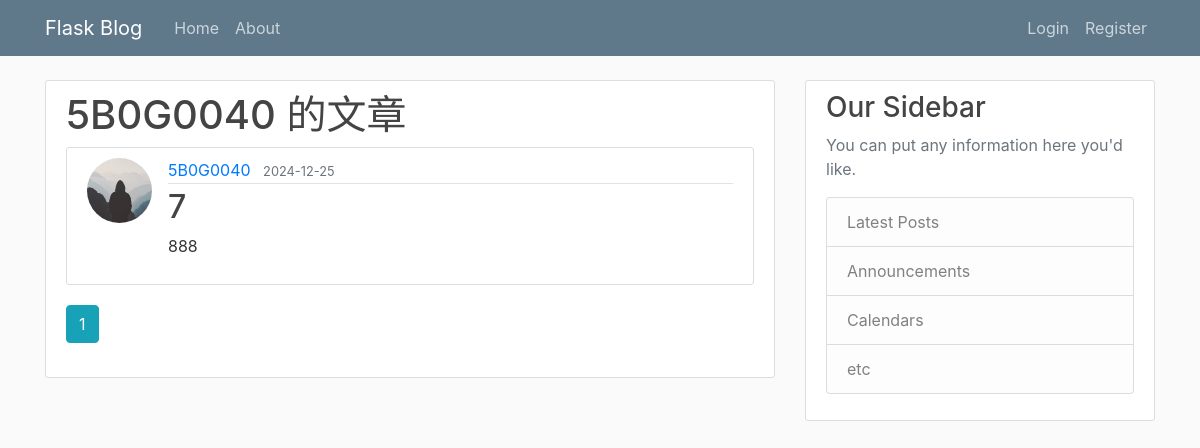
/user/5B0G0040, run on an earlier commit of the app's database.
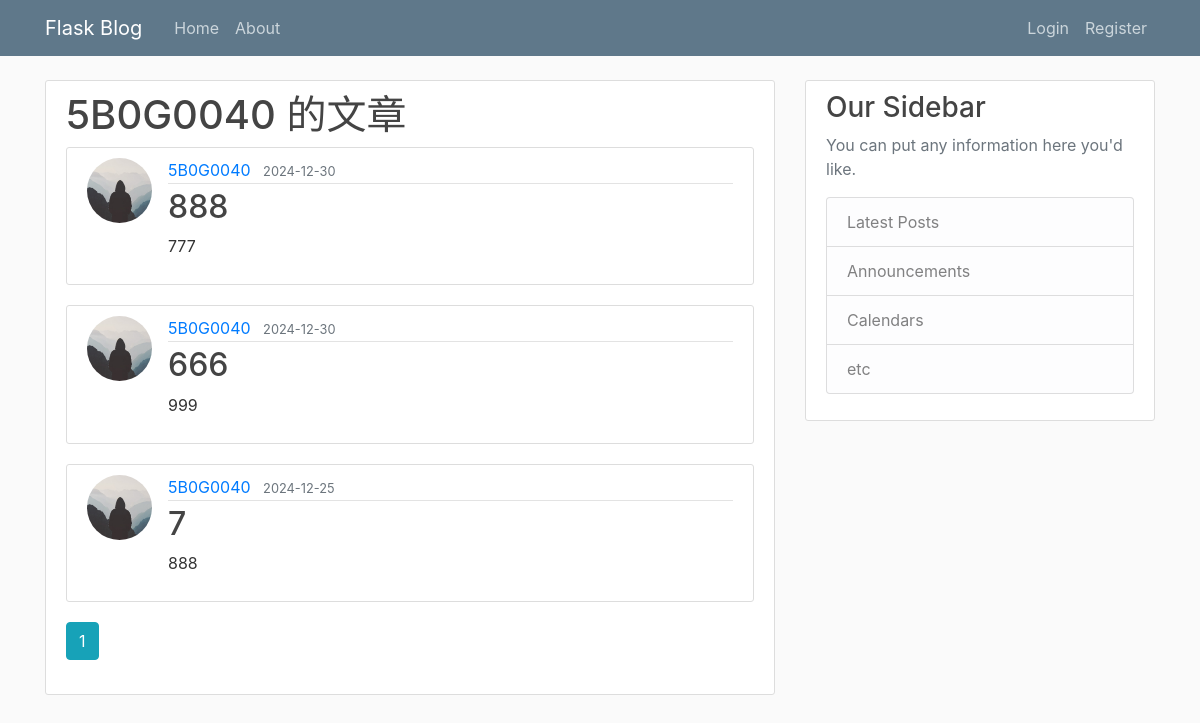
And on a later commit of the database.
### flaskblog/models.py (models this page shows, shortened)
class Post(db.Model):
    id = db.Column(db.Integer, primary_key=True)  # 唯一的文章 ID
    title = db.Column(db.String(100), nullable=False)  # 文章標題
    date_posted = db.Column(db.DateTime, nullable=False, default=datetime.utcnow)  # 發佈日期，默認為當前時間
    content = db.Column(db.Text, nullable=False)  # 文章內容
    user_id = db.Column(db.Integer, db.ForeignKey('user.id'), nullable=False)  # 關聯的用戶 ID

class User(db.Model, UserMixin):
    id = db.Column(db.Integer, primary_key=True)  # 唯一的用戶 ID
    username = db.Column(db.String(20), unique=True, nullable=False)  # 用戶名稱，必須唯一
    email = db.Column(db.String(120), unique=True, nullable=False)  # 電子郵件，必須唯一
    image_file = db.Column(db.String(20), nullable=False, default='default.jpg')  # 用戶頭像檔名
    password = db.Column(db.String(60), nullable=False)  # 加密後的密碼
    posts = db.relationship('Post', backref='author', lazy=True)  # 一對多關係，關聯文章

### flaskblog/users/routes.py (the view)
@users.route("/user/<string:username>")
def user_posts(username):
    page = request.args.get('page', 1, type=int)  # 獲取當前頁數
    user = User.query.filter_by(username=username).first_or_404()  # 查找用戶
    posts = Post.query.filter_by(author=user)\
        .order_by(Post.date_posted.desc())\
        .paginate(page=page, per_page=5)
    return render_template('user_posts.html', posts=posts, user=user)

### flaskblog/templates/user_posts.html
{% extends "layout.html" %}
{% block content %}
    <div class="content-section">
        <h1>{{ user.username }} 的文章</h1>
        {% for post in posts.items %}
        <article class="media content-section">
          <img class="rounded-circle article-img" src="{{ post.author.image_file }}" alt="作者頭像">
          <div class="media-body">
            <div class="article-metadata">
              <a class="mr-2" href="{{ url_for('users.user_posts', username=post.author.username) }}">{{ post.author.username }}</a>
              <small class="text-muted">{{ post.date_posted.strftime('%Y-%m-%d') }}</small>
            </div>
            <h2><a class="article-title" href="{{ url_for('posts.post', post_id=post.id) }}">{{ post.title }}</a></h2>
            <p class="article-content">{{ post.content }}</p>
          </div>
        </article>
        {% endfor %}
        {% for page_num in posts.iter_pages(left_edge=1, right_edge=1, left_current=1, right_current=2) %}
          {% if page_num %}
            {% if posts.page == page_num %}
              <a class="btn btn-info mb-4" href="{{ url_for('users.user_posts', username=user.username, page=page_num) }}">{{ page_num }}</a>
            {% else %}
              <a class="btn btn-outline-info mb-4" href="{{ url_for('users.user_posts', username=user.username, page=page_num) }}">{{ page_num }}</a>
            {% endif %}
          {% else %}
            ...
          {% endif %}
        {% endfor %}
    </div>
{% endblock content %}

What changed in the data, as far as the page shows it:
added Post: author.image_file (placeholder picture), author.username "5B0G0040", date_posted "2024-12-30", title "888", content "777"
added Post: author.image_file (placeholder picture), author.username "5B0G0040", date_posted "2024-12-30", title "666", content "999"
